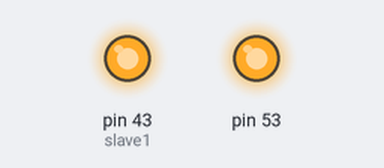
Simulated run of this sketch. Board: Arduino Mega 2560, built with avr-gcc and run on an emulated ATmega2560. Shown: output pins drawn as LEDs (lit = HIGH).

Above: at 0.1 s.
Timing chart, 0 to 1.6 s (numbered marks = the images above):
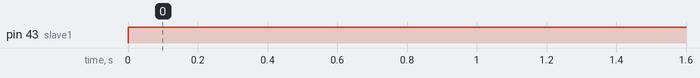

The sketch:

spi_master.ino
```cpp
#include <SPI.h> // SPI 라이브러리


int slave1 = 43; // 1번 슬레이브 (아두이노 우노)


void setup (void){

   pinMode(slave1, OUTPUT); // 1번 슬레이브 핀을 출력으로 설정


   SPI.begin (); // SPI 통신 초기화

   digitalWrite(slave1, HIGH); // 1번 슬레이브가 선택되지 않은 상태로 유지


   // 속도가 빠른 경우 데이터가 정확하게 전달되지 않으므로

   // 분주비를 높여 전송 속도를 낮춘다.

   SPI.setClockDivider(SPI_CLOCK_DIV16);

}


void loop (void){

   const char *p = "Hello, World\n"; // 슬레이브로 전송할 문자열


   digitalWrite(slave1, LOW); // 슬레이브를 선택한다.


    for (int i = 0; i < strlen(p); i++){

      SPI.transfer(p[i]); // 문자열 전송

    }

    digitalWrite(slave1, HIGH); // 슬레이브 선택을 해제한다.


   delay(1000);

}
```

Measured:
- by itself, pin 43 (slave1): LOW → HIGH at 0.00 s
